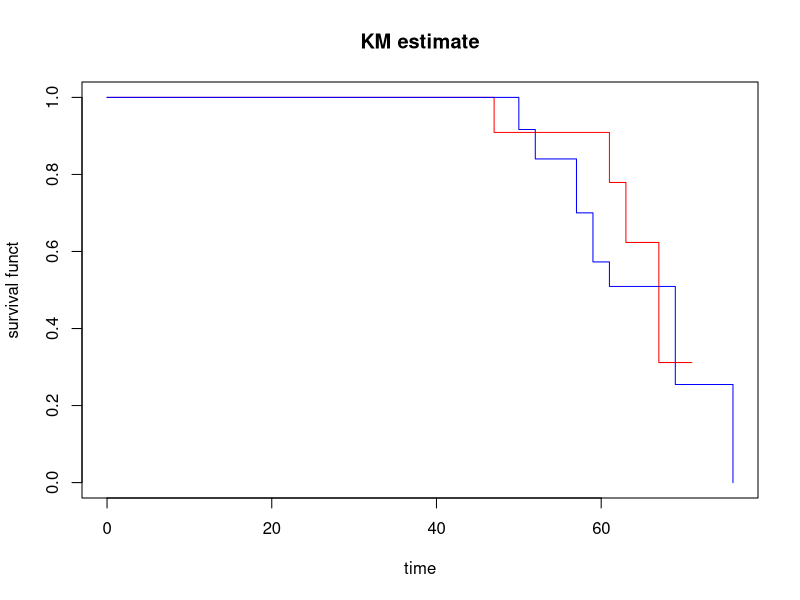
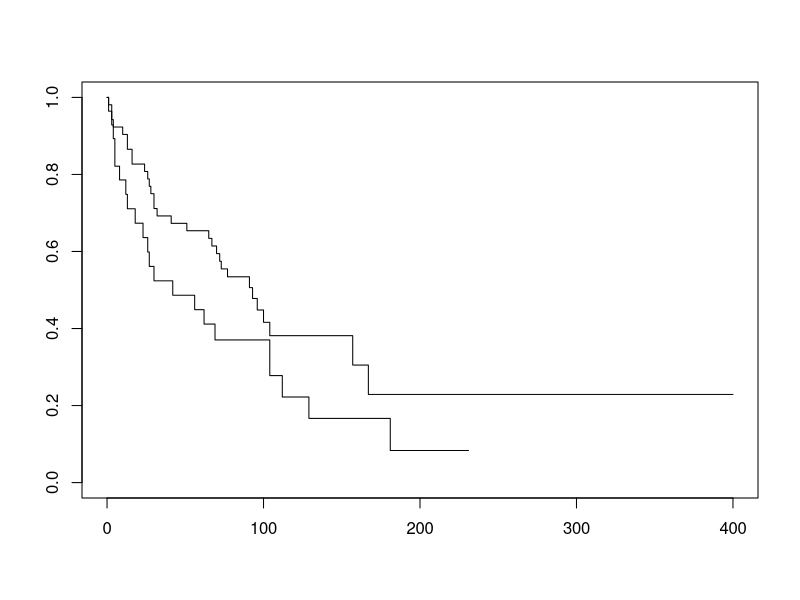

Write the R code that produced these figures, in order.
library(survival)
library(KMsurv)

data(aids)
attach(aids)
colnames(aids)
infect
induct
detach(aids)

data(psych)
attach(psych)
my.surv.obj <- Surv(age, age+time, death)
fit <- survfit(my.surv.obj~sex, data = psych)
detach(psych)

summary(fit)$surv
summary(fit)$time
summary(fit)$n.risk
summary(fit)$n.event

plot(fit, main="KM estimate", xlab = "time", ylab = "survival funct", 
     col = c("red", "blue"))



data(tongue)
my.surv <- Surv(tongue$time, tongue$delta)
fitt <- survfit(my.surv~tongue$type, conf.int = 0.95)
plot(fitt)
